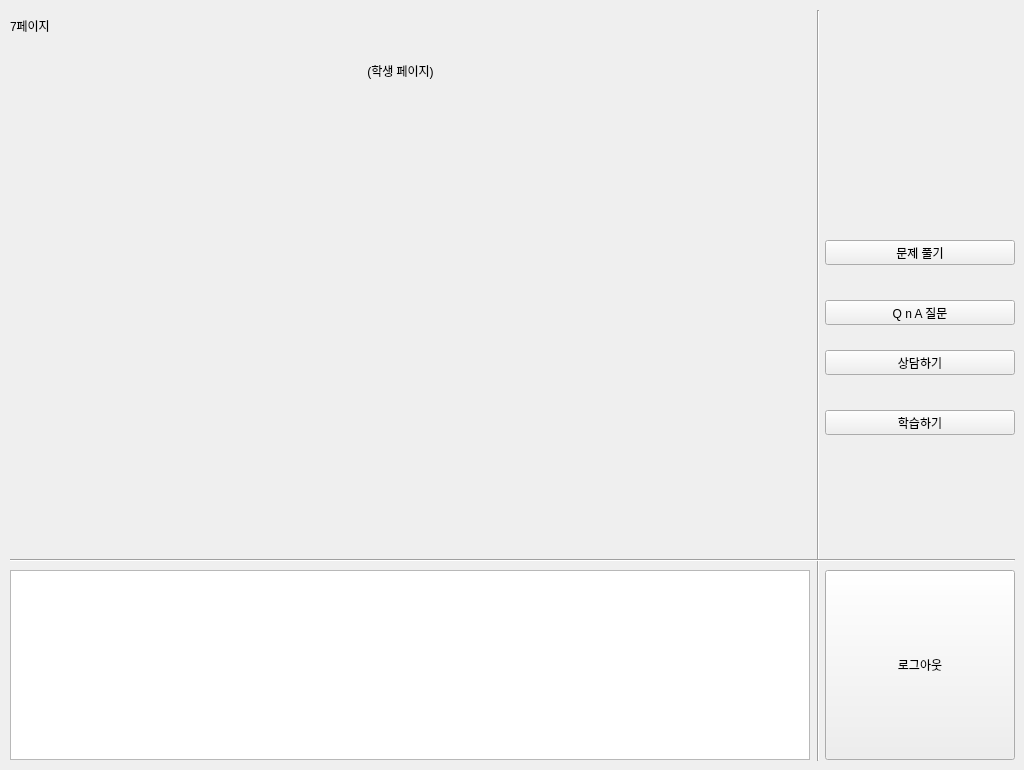
    <widget class="QWidget" name="page_4">
     <widget class="QLabel" name="label_17">
      <property name="geometry">
       <rect>
        <x>10</x>
        <y>10</y>
        <width>81</width>
        <height>31</height>
       </rect>
      </property>
      <property name="text">
       <string>7페이지</string>
      </property>
     </widget>
     <widget class="QLabel" name="label_18">
      <property name="geometry">
       <rect>
        <x>50</x>
        <y>30</y>
        <width>701</width>
        <height>81</height>
       </rect>
      </property>
      <property name="text">
       <string>(학생 페이지)</string>
      </property>
      <property name="alignment">
       <set>Qt::AlignCenter</set>
      </property>
     </widget>
     <widget class="QPushButton" name="btn_s_counsel">
      <property name="geometry">
       <rect>
        <x>825</x>
        <y>350</y>
        <width>190</width>
        <height>25</height>
       </rect>
      </property>
      <property name="text">
       <string>상담하기</string>
      </property>
     </widget>
     <widget class="QPushButton" name="btn_s_quiz">
      <property name="geometry">
       <rect>
        <x>825</x>
        <y>240</y>
        <width>190</width>
        <height>25</height>
       </rect>
      </property>
      <property name="text">
       <string>문제 풀기</string>
      </property>
     </widget>
     <widget class="QPushButton" name="btn_s_logout">
      <property name="geometry">
       <rect>
        <x>825</x>
        <y>570</y>
        <width>190</width>
        <height>190</height>
       </rect>
      </property>
      <property name="text">
       <string>로그아웃</string>
      </property>
     </widget>
     <widget class="QPushButton" name="btn_s_study">
      <property name="geometry">
       <rect>
        <x>825</x>
        <y>410</y>
        <width>190</width>
        <height>25</height>
       </rect>
      </property>
      <property name="text">
       <string>학습하기</string>
      </property>
     </widget>
     <widget class="QPushButton" name="btn_s_qna">
      <property name="geometry">
       <rect>
        <x>825</x>
        <y>300</y>
        <width>190</width>
        <height>25</height>
       </rect>
      </property>
      <property name="text">
       <string>Q n A 질문</string>
      </property>
     </widget>
     <widget class="QTextBrowser" name="textBrowser_11">
      <property name="geometry">
       <rect>
        <x>10</x>
        <y>570</y>
        <width>800</width>
        <height>190</height>
       </rect>
      </property>
      <property name="html">
       <string>&lt;!DOCTYPE HTML PUBLIC &quot;-//W3C//DTD HTML 4.0//EN&quot; &quot;http://www.w3.org/TR/REC-html40/strict.dtd&quot;&gt;
&lt;html&gt;&lt;head&gt;&lt;meta name=&quot;qrichtext&quot; content=&quot;1&quot; /&gt;&lt;style type=&quot;text/css&quot;&gt;
p, li { white-space: pre-wrap; }
&lt;/style&gt;&lt;/head&gt;&lt;body style=&quot; font-family:'Gulim'; font-size:9pt; font-weight:400; font-style:normal;&quot;&gt;
&lt;p style=&quot;-qt-paragraph-type:empty; margin-top:0px; margin-bottom:0px; margin-left:0px; margin-right:0px; -qt-block-indent:0; text-indent:0px; font-family:'Ubuntu'; font-size:11pt;&quot;&gt;&lt;br /&gt;&lt;/p&gt;&lt;/body&gt;&lt;/html&gt;</string>
      </property>
     </widget>
     <widget class="Line" name="line_15">
      <property name="geometry">
       <rect>
        <x>808</x>
        <y>10</y>
        <width>20</width>
        <height>751</height>
       </rect>
      </property>
      <property name="orientation">
       <enum>Qt::Vertical</enum>
      </property>
     </widget>
     <widget class="Line" name="line_16">
      <property name="geometry">
       <rect>
        <x>10</x>
        <y>550</y>
        <width>1005</width>
        <height>20</height>
       </rect>
      </property>
      <property name="orientation">
       <enum>Qt::Horizontal</enum>
      </property>
     </widget>
    </widget>
